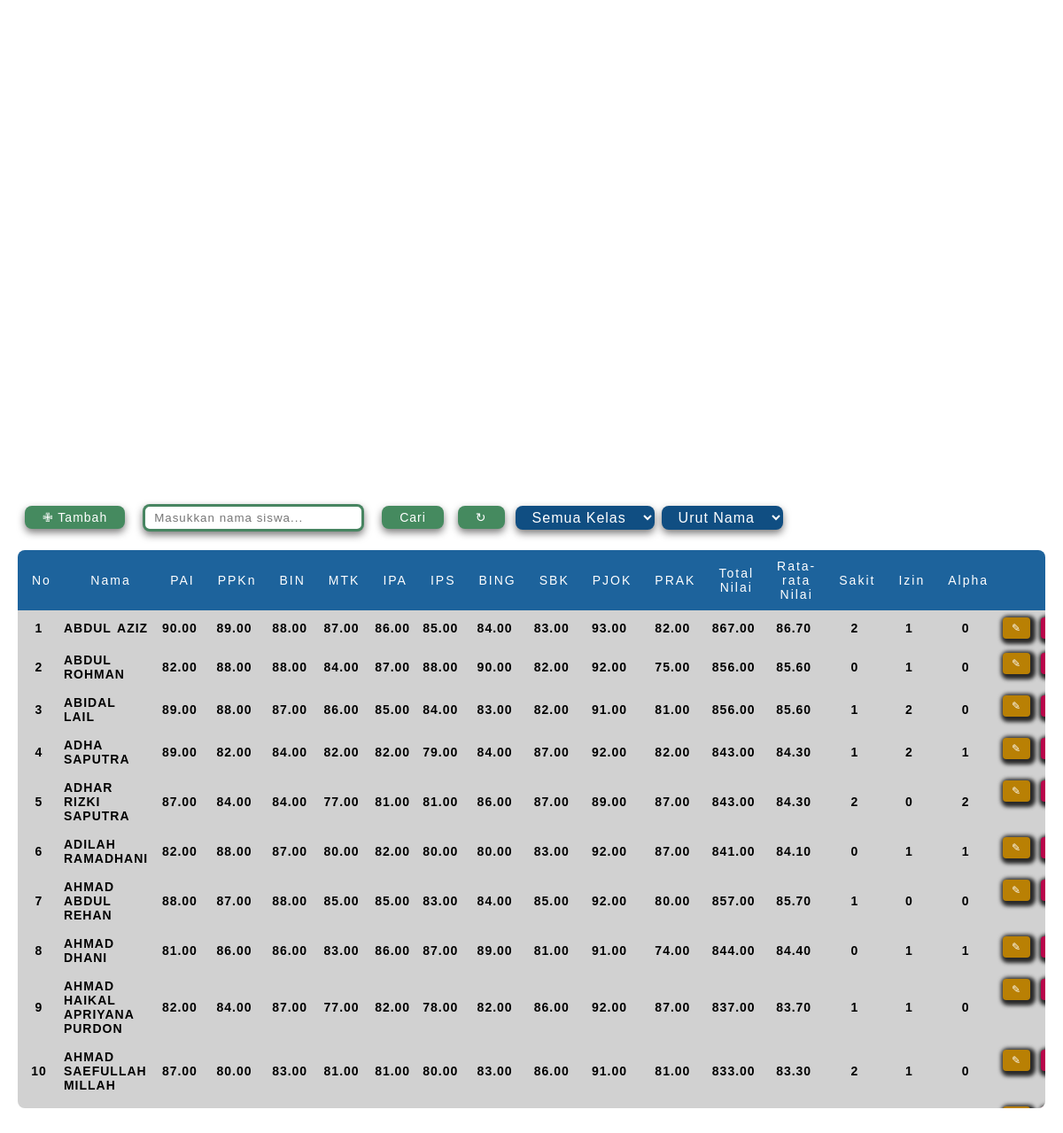
Page /tu/nilai/nilai.php (signed in) on the committed database.
### tables this page shows
CREATE TABLE `mapel` (
  `id_mapel` int(11) NOT NULL,
  `nama_mapel` varchar(100) NOT NULL
);

### tu/nilai/fungsi_nilai.php (called while the page is built, shortened)
<?php
$conn = mysqli_connect("localhost", "root", "", "siakad");
function query($query)
{
    global $conn;
    $result = mysqli_query($conn, $query);
    $rows = [];
    while ($row = mysqli_fetch_assoc($result)) {
        $rows[] = $row;
    }
    return $rows;
}
function hasil_nilai($keyword = '', $id_kelas = null)
{
    global $conn;
    $query_nilai = "
        SELECT  siswa.id_siswa, siswa.nama_siswa, siswa.sakit, siswa.izin, siswa.alpha,
                mapel.nama_mapel, nilai.nilai
        FROM siswa
        LEFT JOIN nilai ON siswa.id_siswa = nilai.id_siswa
        LEFT JOIN mapel ON nilai.id_mapel = mapel.id_mapel
    ";
    $query_nilai .= " ORDER BY siswa.nama_siswa";
    $result = mysqli_query($conn, $query_nilai);
    $rows = [];
    $current_siswa_id = null;
    $current_siswa_data = null;
    while ($row = mysqli_fetch_assoc($result)) {
        if ($row['id_siswa'] !== $current_siswa_id) {
            if ($current_siswa_data !== null) {
                $rows[] = $current_siswa_data;
            }
            $current_siswa_id = $row['id_siswa'];
            $current_siswa_data = [
                'id_siswa' => $row['id_siswa'],
                'nama_siswa' => $row['nama_siswa'],
                'sakit' => $row['sakit'],
                'izin' => $row['izin'],
                'alpha' => $row['alpha'],
                'nilai_mapel' => [],
            ];
        }
        if (!empty($row['nama_mapel'])) {
            $current_siswa_data['nilai_mapel'][$row['nama_mapel']] = $row['nilai'];
        }
    }
    if ($current_siswa_data !== null) {
        $rows[] = $current_siswa_data;
    }
    return $rows;
}

### tu/nilai/nilai.php (the view, shortened to what this page needs)
<?php
require "fungsi_nilai.php";
$keyword = isset($_POST['keyword']) ? $_POST['keyword'] : '';
$id_kelas = isset($_POST['id_kelas']) ? $_POST['id_kelas'] : '';
$sort_by = isset($_POST['sort_by']) ? $_POST['sort_by'] : 'nama';
$hasil_nilai = hasil_nilai($keyword, $id_kelas);
$mapel = query("SELECT * FROM mapel");
if ($sort_by == 'total_nilai') {
    usort($hasil_nilai, function ($a, $b) {
        $total_a = array_sum($a['nilai_mapel']);
        $total_b = array_sum($b['nilai_mapel']);
        return $total_b <=> $total_a;
    });
} else {
    usort($hasil_nilai, function ($a, $b) {
        return strcmp($a['nama_siswa'], $b['nama_siswa']);
    });
}
?>
<!DOCTYPE html>
<html lang="id">
<head>
    <link rel="stylesheet" href="../../style/main-style.css">
</head>
<body>
    <div class="container">
        <form action="" method="post">
            <div class="control">
                <button class="add-btn">
                    <a href="tambah_nilai.php">✙ Tambah</a>
                </button>
                <input type="text" class="search-input" name="keyword" placeholder="Masukkan nama siswa..." value="<?= htmlspecialchars($keyword); ?>">
                <button type="submit" class="search-btn">Cari</button>
                <button class="refresh-btn" onclick="window.location.href='nilai.php';">↻</button>
                <select class="select-option" name="id_kelas" onchange="this.form.submit()">
                    <option value="">Semua Kelas</option>
                </select>
                <select class="select-option" name="sort_by" onchange="this.form.submit()">
                    <option value="nama" <?= ($sort_by == 'nama') ? 'selected' : ''; ?>>Urut Nama</option>
                </select>
            </div>
        </form>
        <div class="table-wrapper">
            <table>
                <tr class="header-row">
                    <th>No</th>
                    <th>Nama</th>
                    <?php foreach ($mapel as $row): ?>
                        <th><?= $row['nama_mapel']; ?></th>
                    <?php endforeach; ?>
                    <th>Total Nilai</th>
                    <th>Rata-rata Nilai</th>
                    <th>Sakit</th>
                    <th>Izin</th>
                    <th>Alpha</th>
                    <th class="action-header"></th>
                </tr>
                <?php
                $nomor = 1;
                foreach ($hasil_nilai as $siswa):
                ?>
                    <tr>
                        <td><?= $nomor++; ?></td>
                        <td style="text-align: left;"><?= $siswa['nama_siswa']; ?></td>
                        <?php foreach ($mapel as $mapel_row): ?>
                            <?php
                            $nilai = isset($siswa['nilai_mapel'][$mapel_row['nama_mapel']]) ? $siswa['nilai_mapel'][$mapel_row['nama_mapel']] : '0.00';
                            ?>
                            <td><?= $nilai; ?></td>
                        <?php endforeach; ?>
                        <?php
                        $total_nilai = array_sum($siswa['nilai_mapel']);
                        $rata_rata_nilai = count($siswa['nilai_mapel']) > 0 ? $total_nilai / count($siswa['nilai_mapel']) : 0;
                        ?>
                        <td><?= number_format($total_nilai, 2); ?></td>
                        <td><?= number_format($rata_rata_nilai, 2); ?></td>
                        <td><?= $siswa['sakit']; ?></td>
                        <td><?= $siswa['izin']; ?></td>
                        <td><?= $siswa['alpha']; ?></td>
                        <td class="action">
                            <button class="edit-btn" onclick="window.location.href='ubah_nilai.php?id=<?= $siswa['id_siswa']; ?>';">✎</button>
                            <button class="delete-btn" onclick="if(confirm('Hapus data siswa?')) window.location.href='hapus_nilai.php?id=<?= $siswa['id_siswa']; ?>';">✖</button>
                        </td>
                    </tr>
                <?php endforeach; ?>
            </table>
        </div>
    </div>
</body>
</html>

### style/main-style.css (style rules this page uses)
* { box-sizing: border-box; margin: 0; padding: 0; letter-spacing: 1px; font-family: Arial, sans-serif; }
html, body { height: 100%; overflow-y: auto; }
a { color: white; text-decoration: none; }
.container { min-height: 100vh; width: 100%; background-color: white; padding: 20px; background-size: cover; background-position: center; background-repeat: no-repeat; display: flex; justify-content: center; align-items: flex-start; flex-direction: column; margin-bottom: 0; }
button { padding: 5px 20px; margin: 0px 2px; border: none; border-radius: 4px; color: white; cursor: pointer; font-size: 0.8rem; box-shadow: 2px 2px 4px 4px rgb(41, 41, 41); }
.container .control { display: flex; align-items: center; margin-bottom: 16px; }
.add-btn, .search-btn, .refresh-btn { font-size: 14px; background-color: #458a5f; border-radius: 8px; cursor: pointer; margin: 8px; box-shadow: 0px 4px 8px 0px rgba(26, 24, 24, 0.568); }
.search-input { width: 250px; padding: 5px 10px; border-radius: 8px; border: 3px solid #025826b9; margin: 0px 12px; box-shadow: 0px 4px 8px 0px rgba(26, 24, 24, 0.568); }
.select-option { background-color: #104e82; border-radius: 8px; cursor: pointer; margin: 8px; box-shadow: 0px 4px 8px 0px rgba(26, 24, 24, 0.568); padding: 4px 15px; margin: 0px 4px; border: none; border-radius: 8px; color: white; cursor: pointer; font-size: 16px; }
.table-wrapper { max-height: 630px; width: 100%; overflow-y: scroll; border-radius: 8px; min-height: 100%; }
table { border-collapse: collapse; text-align: left; height: 100%; width: 100%; table-layout: auto; }
.header-row { padding: 18px 0px; background-color: #1d639c; position: sticky; top: 0px; user-select: none; }
table tr th { letter-spacing: 1px; padding: 10px 10px 10px 16px; color: white; font-size: 14px; text-align: center; letter-spacing: 2px; font-weight: lighter; }
table tr:not(.header-row) { background-color: #d1d1d1; color: black; }
table tr th.action-header { text-align: center; width: 120px; }
table tr td { font-size: 14px; color: black; padding: 8px 4px; text-align: center; word-spacing: 2px; font-weight: bold; }
table tr td.action { display: flex; flex-direction: row; gap: 8px; justify-content: center; }
.edit-btn, .delete-btn { padding: 5px 10px; font-size: 0.75rem; }
.edit-btn { color: white; background-color: #b98004; }
.delete-btn { background-color: #b9044a; }

### rows in the picture
mapel: nama_mapel "PAI", nama_mapel "90.00", nama_mapel "82.00", nama_mapel "89.00", nama_mapel "87.00", nama_mapel "88.00", nama_mapel "81.00"
mapel: nama_mapel "PPKn", nama_mapel "89.00", nama_mapel "88.00", nama_mapel "82.00", nama_mapel "84.00", nama_mapel "87.00", nama_mapel "86.00", nama_mapel "80.00"
mapel: nama_mapel "BIN", nama_mapel "88.00", nama_mapel "87.00", nama_mapel "84.00", nama_mapel "86.00", nama_mapel "83.00"
mapel: nama_mapel "MTK", nama_mapel "87.00", nama_mapel "84.00", nama_mapel "86.00", nama_mapel "82.00", nama_mapel "77.00", nama_mapel "80.00", nama_mapel "85.00", nama_mapel "83.00", nama_mapel "81.00"
mapel: nama_mapel "IPA", nama_mapel "86.00", nama_mapel "87.00", nama_mapel "85.00", nama_mapel "82.00", nama_mapel "81.00"
mapel: nama_mapel "IPS", nama_mapel "85.00", nama_mapel "88.00", nama_mapel "84.00", nama_mapel "79.00", nama_mapel "81.00", nama_mapel "80.00", nama_mapel "83.00", nama_mapel "87.00", nama_mapel "78.00"
mapel: nama_mapel "BING", nama_mapel "84.00", nama_mapel "90.00", nama_mapel "83.00", nama_mapel "86.00", nama_mapel "80.00", nama_mapel "89.00", nama_mapel "82.00"
mapel: nama_mapel "SBK", nama_mapel "83.00", nama_mapel "82.00", nama_mapel "87.00", nama_mapel "85.00", nama_mapel "81.00", nama_mapel "86.00"
mapel: nama_mapel "PJOK", nama_mapel "93.00", nama_mapel "92.00", nama_mapel "91.00", nama_mapel "89.00"
mapel: nama_mapel "PRAK", nama_mapel "82.00", nama_mapel "75.00", nama_mapel "81.00", nama_mapel "87.00", nama_mapel "80.00", nama_mapel "74.00"

### other values in the picture
$siswa['nama_siswa'] "ABDUL AZIZ"
$total_nilai "867.00"
$rata_rata_nilai "86.70"
$siswa['sakit'] "2"
$siswa['izin'] "1"
$siswa['alpha'] "0"
$siswa['nama_siswa'] "ABDUL ROHMAN"
$total_nilai "856.00"
$rata_rata_nilai "85.60"
$siswa['sakit'] "0"
$siswa['nama_siswa'] "ABIDAL LAIL"
$siswa['sakit'] "1"
$siswa['izin'] "2"
$siswa['nama_siswa'] "ADHA SAPUTRA"
$total_nilai "843.00"
